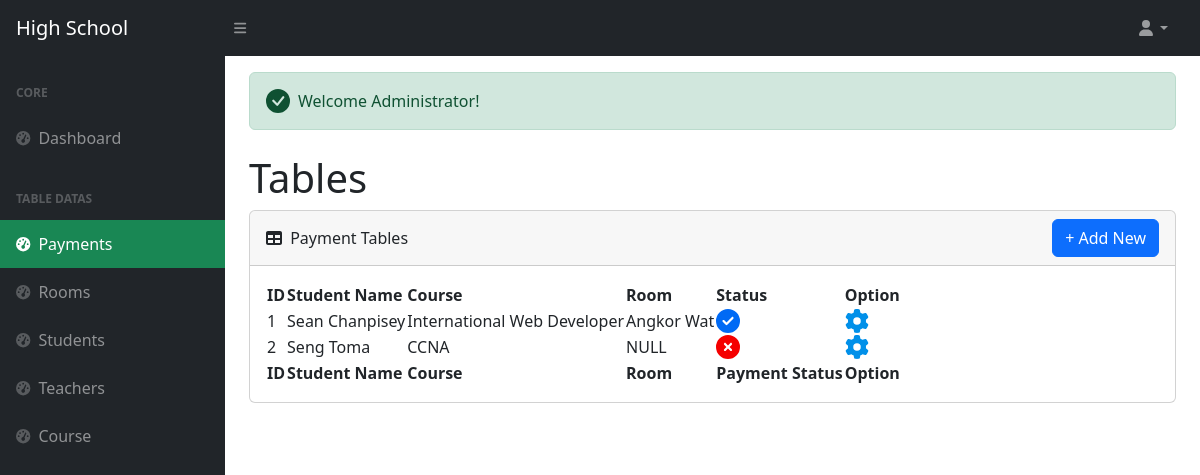
The app's page /payments/index.php (signed in) with its own data.
### tables this page shows
CREATE TABLE IF NOT EXISTS `payments` (
  `id` int NOT NULL AUTO_INCREMENT,
  `student_id` int NOT NULL,
  `class_id` int DEFAULT NULL,
  `course_id` int NOT NULL,
  `status` int NOT NULL,
  `created_at` timestamp NOT NULL,
  PRIMARY KEY (`id`)
);

CREATE TABLE IF NOT EXISTS `students` (
  `id` int NOT NULL AUTO_INCREMENT,
  `first_name` varchar(100) NOT NULL,
  `last_name` varchar(100) NOT NULL,
  `gender` int NOT NULL,
  `phone_number` varchar(20) NOT NULL,
  `course_id` int NOT NULL,
  `status` int NOT NULL DEFAULT '1',
  `created_at` timestamp NOT NULL DEFAULT CURRENT_TIMESTAMP,
  `updated_at` timestamp NOT NULL ON UPDATE CURRENT_TIMESTAMP,
  PRIMARY KEY (`id`)
);

CREATE TABLE IF NOT EXISTS `courses` (
  `id` int NOT NULL AUTO_INCREMENT,
  `name` varchar(100) NOT NULL,
  `price` float NOT NULL,
  `status` int NOT NULL DEFAULT '1',
  `created_at` timestamp NOT NULL DEFAULT CURRENT_TIMESTAMP,
  `updated_at` timestamp NOT NULL ON UPDATE CURRENT_TIMESTAMP,
  PRIMARY KEY (`id`)
);

CREATE TABLE IF NOT EXISTS `rooms` (
  `id` int NOT NULL AUTO_INCREMENT,
  `teacher_id` int DEFAULT NULL,
  `name` varchar(255) NOT NULL,
  `floor_id` int NOT NULL,
  `status` int NOT NULL,
  PRIMARY KEY (`id`)
);

### payments/index.php (shortened to what this page needs)
<?php
include('../config.php');
include(ROOT_PATH . '/layouts/header.php');
include(ROOT_PATH . '/layouts/navbar.php');
include(ROOT_PATH . '/layouts/sidebar.php');
?>
<?php
$sql = "SELECT payments.*, students.first_name as first_name, students.last_name as last_name, rooms.name as room_name, courses.name as course_name FROM payments
            INNER JOIN students ON students.id = payments.student_id
            LEFT JOIN rooms ON rooms.id = payments.class_id
            INNER JOIN courses ON courses.id = payments.course_id
            ORDER BY payments.id";
$result = $mysql->query($sql);
$i = 1;
?>
<main>
      <div class="container-fluid px-4">
           <div class="mt-3">
           <?php
                  if (isset($_SESSION['success_sms'])) {
                        echo '<div class="alert alert-success d-flex align-items-center" role="alert">
                        <svg class="bi flex-shrink-0 me-2" width="24" height="24" role="img" aria-label="Success:"><use xlink:href="#check-circle-fill"/></svg>
                        <div>' . $_SESSION['success_sms'] . '</div>
                                    </div>';
                  }
            ?>
           </div>
            <h1 class="mt-4">Tables</h1>
            <div class="card mb-4">
                  <div class="card-header justify-content-between d-flex align-items-center ">
                        <div>
                              <i class="fas fa-table me-1"></i>
                              Payment Tables
                        </div>
                        <button type="button" class="btn btn-primary" data-bs-toggle="modal" data-bs-target="#creatPayment">
                              + Add New
                        </button>
                  </div>
                  <div class="card-body">
                        <table id="datatablesSimple" >
                              <thead>
                                    <tr>
                                          <th>ID</th>
                                          <th>Student Name</th>
                                          <th>Course</th>
                                          <th>Room</th>
                                          <th>Status</th>
                                          <th>Option</th>
                                    </tr>
                              </thead>
                              <tfoot>
                                    <tr>
                                          <th>ID</th>
                                          <th>Student Name</th>
                                          <th>Course</th>
                                          <th>Room</th>
                                          <th>Payment Status</th>
                                          <th>Option</th>
                                    </tr>
                              </tfoot>
                              <tbody>
                                    <?php while ($payment = $result->fetch_object()) { ?>
                                          <tr>
                                                <td><?php echo $i++ ?></td>
                                                <td><?php echo $payment->first_name .' '. $payment->last_name ?></td>
                                                <td><?php echo $payment->course_name ?></td>
                                                <td><?php echo ($payment->class_id == 0) ? 'NULL' : "$payment->room_name"?></td>
                                                <td><?php echo ($payment->status == 0) ? ' <i class="fa-solid fa-circle-xmark fa-xl" style="color: #f50000;"></i>'  :  '<i class="fa-solid fa-circle-check fa-xl" style="color: #006af5;"></i> ' ?></td>
                                                <td>
                                                      <a href="edit.php ? id=<?php echo $payment ->id?>"><i class="fa-solid fa-gear fa-xl" style="color: #0190e9;"></i></button></a>
                                                </td>
                                          </tr>
                                    <?php } ?>
                              </tbody>
                        </table>
                  </div>
            </div>
      </div>
</main>
<?php
include(ROOT_PATH . '/layouts/footer.php');
?>

### records on screen
payments: student.first_name "Sean", student.last_name "Chanpisey", course.name "International Web Developer", rooms.name "Angkor Wat", status 1 (drawn)
payments: student.first_name "Seng", student.last_name "Toma", course.name "CCNA", shows "NULL", status 0 (drawn)

### other values on screen
$_SESSION['success_sms'] "Welcome Administrator!"
